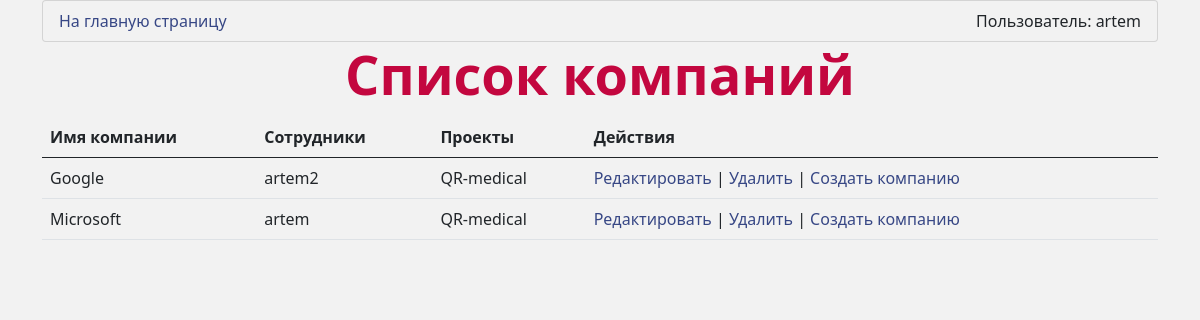
Before: /DAL/company_list/ (signed in) with the older database file.
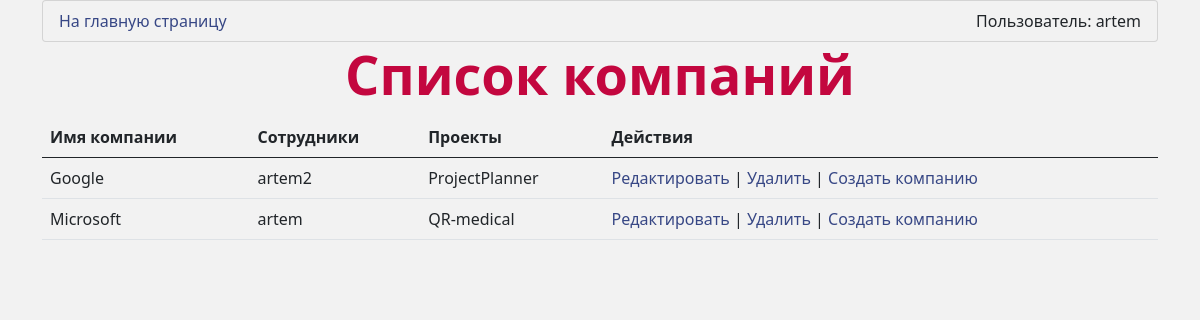
After: the same page with the newer database file.
### DAL/models.py (models this page shows, shortened)
class Company(models.Model):
    objects = None
    title = models.CharField(max_length=255)
    employee = models.ForeignKey(User, on_delete=models.CASCADE)
    project = models.ForeignKey(Article, on_delete=models.CASCADE)
    class Meta:
        verbose_name = 'Компания'
        verbose_name_plural = 'Компании'

class Article(models.Model):
    objects = None
    title = models.CharField(max_length=255)
    author = models.ForeignKey(User, on_delete=models.CASCADE)
    information = models.TextField()
    tasks = models.ForeignKey(Task, on_delete=models.CASCADE)
    release_date = models.DateField()
    class Meta:
        verbose_name = 'Проект'
        verbose_name_plural = 'Проекты'
    def __str__(self):
        return self.title

class User(AbstractUser):
    email = models.EmailField(unique=True)  # Сделайте поле email уникальным
    region = models.ForeignKey(Region, on_delete=models.SET_NULL, null=True, blank=True)
    role = models.ForeignKey(Role, on_delete=models.SET_NULL, null=True)
    class Meta:
        verbose_name = 'Сотрудник'
        verbose_name_plural = 'Сотрудники'
    def __str__(self):
        return self.username

### DAL/views.py (the view)
# urls.py: path('company_list/', views.CompanyListView.as_view(), name='company_list'),
class CompanyListView(View):
    template_name = 'registration/company_list.html'
    def get(self, request):
        if request.user.is_superuser or request.user.role.name == 'Админ' or request.user.role.name == 'Руководитель':
            companies = Company.objects.all()
            return render(request, self.template_name, {'companies': companies})
        else:
            return render(request, 'access_denied.html')

### DAL/templates/registration/company_list.html
{% extends 'base.html' %}
{% block content %}
    <h1>Список компаний</h1>
    <table class="table">
        <thead>
            <tr>
                <th>Имя компании</th>
                <th>Сотрудники</th>
                <th>Проекты</th>
                <th>Действия</th>
            </tr>
        </thead>
        <tbody>
            {% for company in companies %}
                <tr>
                    <td>{{ company.title }}</td>
                    <td>{{ company.employee }}</td>
                    <td>{{ company.project }}</td>
                    <td>
                        <a href="{% url 'company_edit' company.id %}">Редактировать</a> |
                        <a href="{% url 'company_delete' company.id %}">Удалить</a> |
                        <a href="{% url 'company_create' %}">Создать компанию</a>
                    </td>
                </tr>
            {% endfor %}
        </tbody>
    </table>
{% endblock %}

Changed rows visible on the page:
changed Company "Google": project "QR-medical" → "ProjectPlanner"
